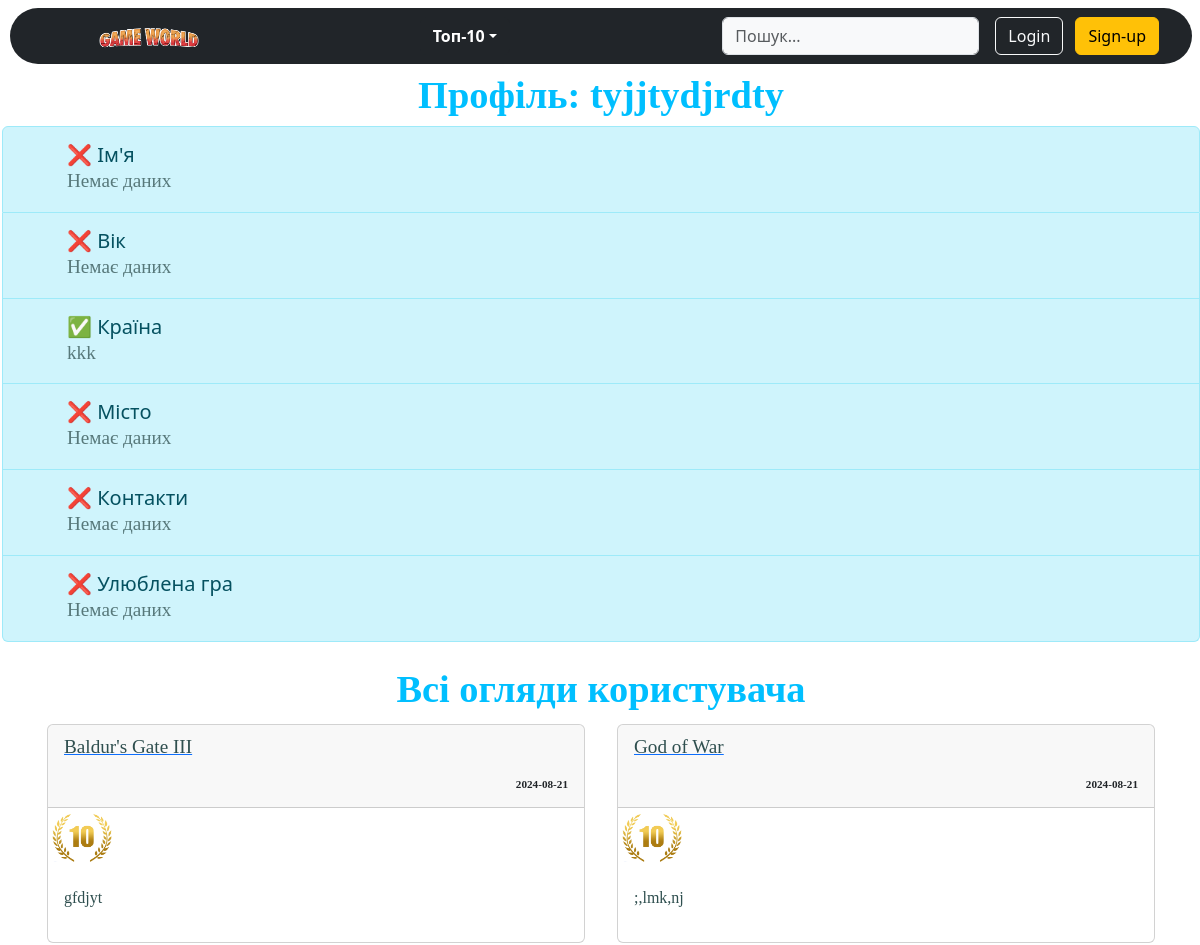
The page /tyjjtydjrdty/ (upper part) on the database as committed earlier.
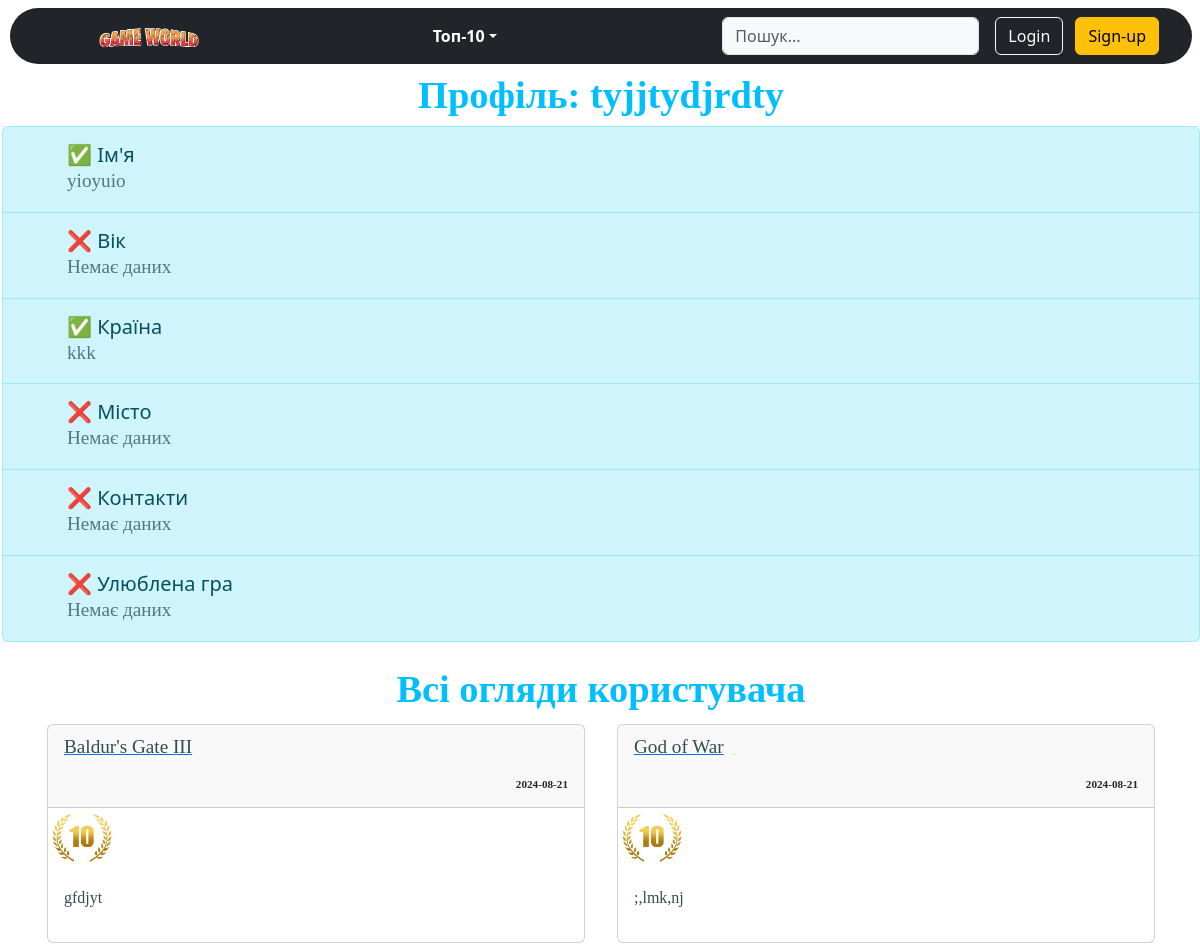
The same page on the database as committed later.
### tables this page shows
CREATE TABLE profiles(
                            id INTEGER PRIMARY KEY AUTOINCREMENT,
                            username TEXT NOT NULL,
                            name TEXT,
                            age TEXT,
                            country TEXT,
                            city TEXT,
                            contacts TEXT,
                            favourite_game TEXT
                            );

### app.py (the view)
@app.route('/<username>/', methods=['GET', 'POST'])
def profile(username):
    profile = get_profile_data(username)
    reviews = get_usernames_reviews(username)
    games = []
    for i in reviews:
        games.append(get_game_by_id(i[1]))
    form = ProfileForm()
    if request.method == 'POST':
        update_profile(request.form['name'], request.form['age'], request.form['country'], request.form['city'], request.form['contacts'], request.form['favourite_game'], session['username'])
        return redirect(url_for('profile', username=username))
    return render_template('profile.html', form=form, profile=profile, reviews=reviews, games=games)

### app.py
class ProfileForm(FlaskForm):
    name = StringField("Ваше ім'я:", validators=[validators.Length(max=20)])
    age = StringField("Ваш вік:", validators=[validators.Length(max=3)])
    country = StringField("Ваша країна:", validators=[validators.Length(max=30)])
    city = StringField("Ваше місто:", validators=[validators.Length(max=30)])
    contacts = StringField("Ваші контактні дані:", validators=[validators.Length(max=100)])
    favourite_game = StringField("Ваша улюблена гра:", validators=[validators.Length(max=40)])
    submit = SubmitField('Підтвердити')

### database.py (called while the page is built)
def get_usernames_reviews(username):
    conn = sqlite3.connect('games.db')
    cursor = conn.cursor()
    reviews = cursor.execute('''SELECT * FROM reviews WHERE username=?''', (username,)).fetchall()
    conn.close()
    return reviews

def get_game_by_id(id):
    conn = sqlite3.connect('games.db')
    cursor = conn.cursor()
    game = cursor.execute('''SELECT id, name FROM games WHERE id=?''', (id,)).fetchone()
    conn.close()
    return game

### templates/profile.html (shortened to what the changed rows need)
{% extends 'base.html' %}
{% block content %}
    <h1 style="font-family: vineta bt; font-size: 2.4em; color: DeepSkyBlue;" class="center">Профіль: {{profile.1}}</h1>
    <div class="list-group">
    <a href="#" class="list-group-item list-group-item-action d-flex gap-3 py-3 list-group-item-info" aria-current="true">
      <div class="d-flex gap-2 w-100 justify-content-between">
        <div>
          {% if profile.2 %}
              <h5 class="mx-5 mb-0">✅ Ім'я</h5>
              <p class="mx-5 mb-0 opacity-75">{{profile.2}}</p>
          {% else %}
            <h5 class="mx-5 mb-0">❌ Ім'я</h5>
            <p class="mx-5 mb-0 opacity-75">Немає даних</p>
          {% endif %}
        </div>
      </div>
    </a>
    <a href="#" class="list-group-item list-group-item-action d-flex gap-3 py-3 list-group-item-info" aria-current="true">
    </a>
    <a href="#" class="list-group-item list-group-item-action d-flex gap-3 py-3 list-group-item-info" aria-current="true">
      <div class="d-flex gap-2 w-100 justify-content-between">
        <div>
          {% if profile.4 %}
              <h5 class="mx-5 mb-0">✅ Країна</h5>
              <p class="mx-5 mb-0 opacity-75">{{profile.4}}</p>
          {% else %}
            <h5 class="mx-5 mb-0">❌ Країна</h5>
            <p class="mx-5 mb-0 opacity-75">Немає даних</p>
          {% endif %}
        </div>
      </div>
    </a>
    <a href="#" class="list-group-item list-group-item-action d-flex gap-3 py-3 list-group-item-info" aria-current="true">
    </a>
    <a href="#" class="list-group-item list-group-item-action d-flex gap-3 py-3 list-group-item-info" aria-current="true">
    </a>
    <a href="#" class="list-group-item list-group-item-action d-flex gap-3 py-3 list-group-item-info" aria-current="true">
    </a>
  </div><br>
<h1 style="font-family: vineta bt; font-size: 2.4em; color: DeepSkyBlue;" class="center">Всі огляди користувача</h1>
<div class="container">
    <div class="row">
    </div>
</div>
{% endblock %}

Rows that differ between the two databases and show on the page:
changed profiles "tyjjtydjrdty": name (not shown) → "yioyuio"
Other text that changed with them:
text no longer shown: "❌ Ім'я Немає даних"
text now shown: "✅ Ім'я"
